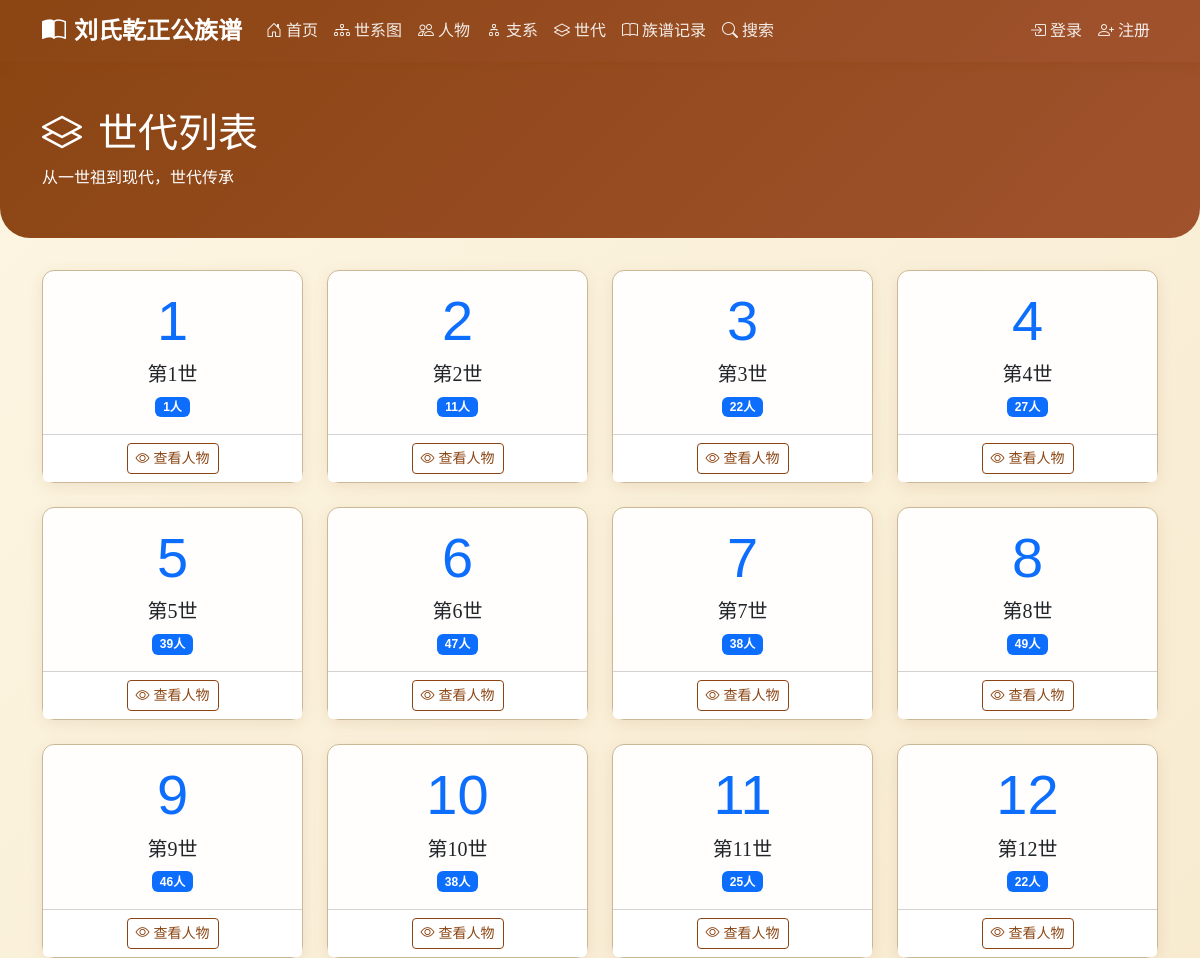
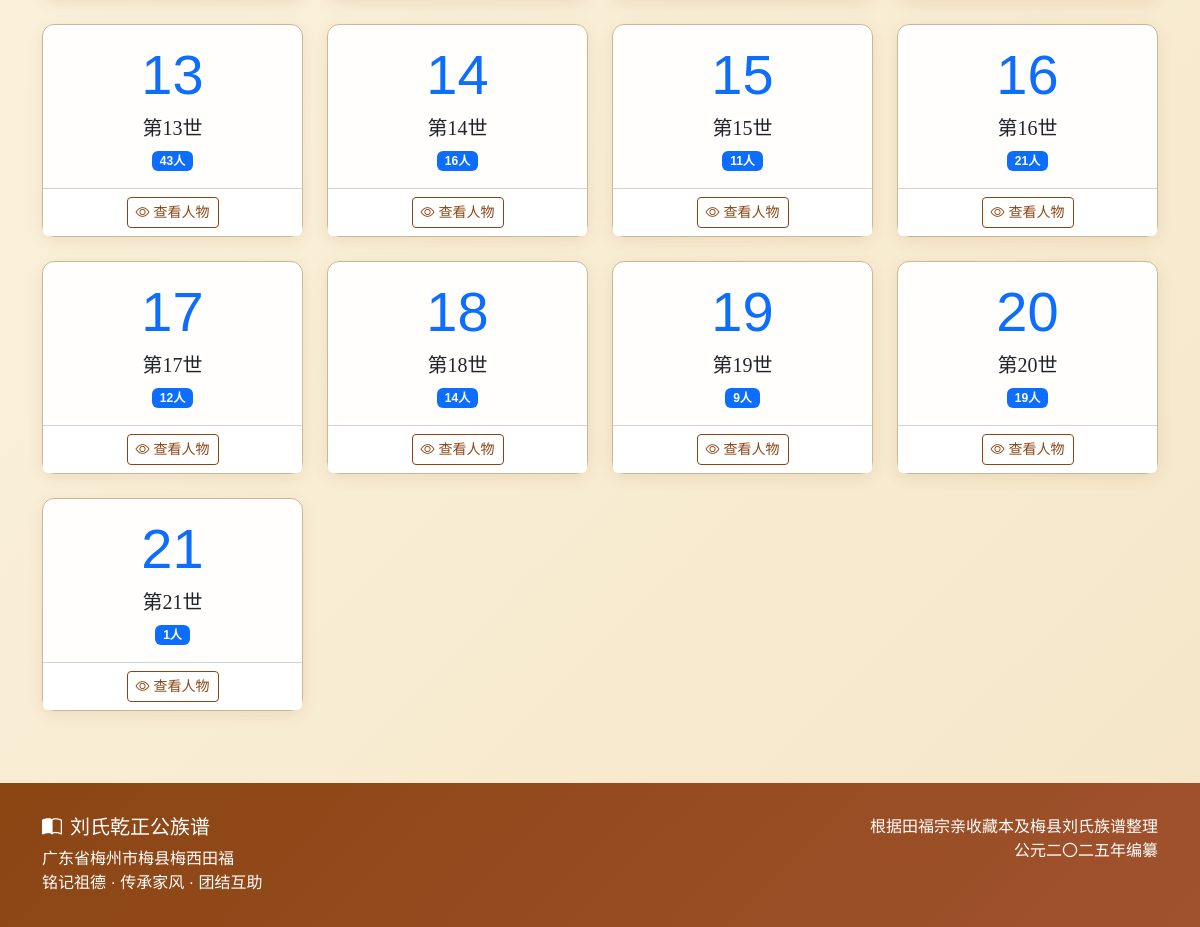
Screenshot of /generations/ with the database file from the repository (2 pictures, top to bottom).
### django_backup/genealogy/models.py (models this page shows, shortened)
class Generation(models.Model):
    number = models.IntegerField(verbose_name='世代数')
    is_spouse = models.BooleanField(default=False, verbose_name='是否为配偶世代')
    name = models.CharField(max_length=50, blank=True, verbose_name='世代名称')
    description = models.TextField(blank=True, verbose_name='描述')
    class Meta:
        verbose_name = '世代'
        verbose_name_plural = '世代'
        ordering = ['number', 'is_spouse']
        unique_together = ['number', 'is_spouse']

### django_backup/genealogy/views.py (the view)
# urls.py: path('generations/', views.GenerationListView.as_view(), name='generation_list'),
class GenerationListView(ListView):
    model = Generation
    template_name = 'genealogy/generation_list.html'
    context_object_name = 'generations'
    def get_queryset(self):
        return Generation.objects.filter(is_spouse=False).distinct()
    def get_context_data(self, **kwargs):
        context = super().get_context_data(**kwargs)
        for generation in context['generations']:
            generation.person_count = generation.persons.count()
        return context

### django_backup/genealogy/models.py (called while the page is built)
    def save(self, *args, **kwargs):
        if not self.visit_date:
            self.visit_date = self.timestamp.date() if self.timestamp else timezone.now().date()
        super().save(*args, **kwargs)

### django_backup/templates/genealogy/generation_list.html (shortened to what this page needs)
{% extends 'base.html' %}
{% block content %}
<div class="page-header">
    <div class="container">
        <h1 class="serif"><i class="bi bi-layers me-3"></i>世代列表</h1>
        <p class="mb-0">从一世祖到现代，世代传承</p>
    </div>
</div>
<div class="container">
    <div class="row">
        {% for generation in generations %}
        <div class="col-md-4 col-lg-3 mb-4">
            <div class="card h-100 text-center">
                <div class="card-body">
                    <div class="display-4 text-primary mb-2">{{ generation.number }}</div>
                    <h5 class="card-title serif">第{{ generation.number }}世</h5>
                    <p class="card-text">
                        <span class="badge bg-primary">{{ generation.person_count }}人</span>
                    </p>
                </div>
                <div class="card-footer bg-white">
                    <a href="{% url 'genealogy:person_list' %}?generation={{ generation.number }}" class="btn btn-sm btn-outline-primary">
                        <i class="bi bi-eye me-1"></i>查看人物
                    </a>
                </div>
            </div>
        </div>
        {% empty %}
        <div class="col-12">
            <div class="alert alert-info text-center">
                <i class="bi bi-info-circle me-2"></i>暂无世代数据
            </div>
        </div>
        {% endfor %}
    </div>
</div>
{% endblock %}

### django_backup/templates/base.html (style rules this page uses)
:root { --primary-color: #8B4513; --secondary-color: #A0522D; --accent-color: #CD853F; --light-bg: #FDF6E3; --dark-text: #3D2914; --border-color: #C9B896; }
body { font-family: 'Microsoft YaHei', 'PingFang SC', 'Hiragino Sans GB', 'Noto Sans SC', sans-serif; background: linear-gradient(135deg, #FDF6E3 0%, #F5E6C8 100%); min-height: 100vh; color: var(--dark-text); }
h1, h2, h3, h4, h5, h6, .serif { font-family: 'SimSun', 'Songti SC', 'STSong', 'Noto Serif SC', serif; }
.card { background: rgba(255, 255, 255, 0.95); border: 1px solid var(--border-color); border-radius: 12px; box-shadow: 0 4px 15px rgba(139, 69, 19, 0.1); transition: all 0.3s; }
.btn-outline-primary { color: var(--primary-color); border-color: var(--primary-color); }
.page-header { background: linear-gradient(135deg, var(--primary-color) 0%, var(--secondary-color) 100%); color: white; padding: 3rem 0; margin-bottom: 2rem; border-radius: 0 0 30px 30px; }

### rows the page displays
Generation: number "1", person_count "1"
Generation: number "2", person_count "11"
Generation: number "3", person_count "22"
Generation: number "4", person_count "27"
Generation: number "5", person_count "39"
Generation: number "6", person_count "47"
Generation: number "7", person_count "38"
Generation: number "8", person_count "49"
Generation: number "9", person_count "46"
Generation: number "10", person_count "38"
Generation: number "11", person_count "25"
Generation: number "12", person_count "22"
Generation: number "13", person_count "43"
Generation: number "14", person_count "16"
Generation: number "15", person_count "11"
Generation: number "16", person_count "21"
Generation: number "17", person_count "12"
Generation: number "18", person_count "14"
Generation: number "19", person_count "9"
Generation: number "20", person_count "19"
Generation: number "21", person_count "1"
